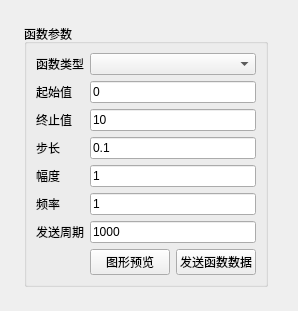
<?xml version="1.0" encoding="UTF-8"?>
<ui version="4.0">
 <class>FunctionPage</class>
 <widget class="QWidget" name="FunctionPage">
  <layout class="QHBoxLayout" name="horizontalLayout">
   <property name="leftMargin"><number>24</number></property><property name="topMargin"><number>24</number></property><property name="rightMargin"><number>24</number></property><property name="bottomMargin"><number>24</number></property>
   <item><widget class="QGroupBox" name="functionGroup"><property name="title"><string>函数参数</string></property><layout class="QFormLayout" name="formLayout">
    <item row="0" column="0"><widget class="QLabel" name="functionLabel"><property name="text"><string>函数类型</string></property></widget></item><item row="0" column="1"><widget class="QComboBox" name="functionComboBox"/></item>
    <item row="1" column="0"><widget class="QLabel" name="startLabel"><property name="text"><string>起始值</string></property></widget></item><item row="1" column="1"><widget class="QLineEdit" name="startLineEdit"><property name="text"><string>0</string></property></widget></item>
    <item row="2" column="0"><widget class="QLabel" name="endLabel"><property name="text"><string>终止值</string></property></widget></item><item row="2" column="1"><widget class="QLineEdit" name="endLineEdit"><property name="text"><string>10</string></property></widget></item>
    <item row="3" column="0"><widget class="QLabel" name="stepLabel"><property name="text"><string>步长</string></property></widget></item><item row="3" column="1"><widget class="QLineEdit" name="stepLineEdit"><property name="text"><string>0.1</string></property></widget></item>
    <item row="4" column="0"><widget class="QLabel" name="amplitudeLabel"><property name="text"><string>幅度</string></property></widget></item><item row="4" column="1"><widget class="QLineEdit" name="amplitudeLineEdit"><property name="text"><string>1</string></property></widget></item>
    <item row="5" column="0"><widget class="QLabel" name="frequencyLabel"><property name="text"><string>频率</string></property></widget></item><item row="5" column="1"><widget class="QLineEdit" name="frequencyLineEdit"><property name="text"><string>1</string></property></widget></item>
    <item row="6" column="0"><widget class="QLabel" name="periodLabel"><property name="text"><string>发送周期</string></property></widget></item><item row="6" column="1"><widget class="QLineEdit" name="periodLineEdit"><property name="text"><string>1000</string></property></widget></item>
    <item row="7" column="1"><layout class="QHBoxLayout" name="buttonLayout"><item><widget class="QPushButton" name="previewButton"><property name="text"><string>图形预览</string></property></widget></item><item><widget class="QPushButton" name="sendFunctionButton"><property name="text"><string>发送函数数据</string></property></widget></item></layout></item>
   </layout></widget></item>
   <item><widget class="QWidget" name="chartContainer"/></item>
  </layout>
 </widget>
 <resources/><connections/>
</ui>
